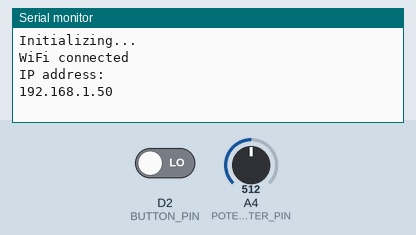
Recording of a sketch running on a simulated Arduino MKR. Shown: the last lines printed to the serial monitor. The inputs (shaded band) are chosen by the test bench; at power-on: A4 (POTENTIOMETER_PIN) = 512, D2 (BUTTON_PIN) LOW. WiFi joins after 1.5 s; servers stay silent unless stated.

Above: at 2.8 s.
2.9 s: A4 (POTENTIOMETER_PIN) set to 716
At 12.6 s:
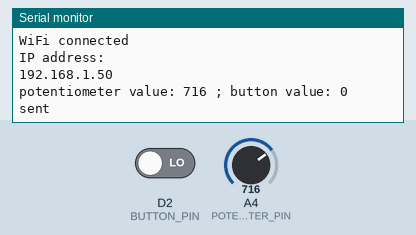
17.9 s: A4 (POTENTIOMETER_PIN) set to 900
At 32.5 s:
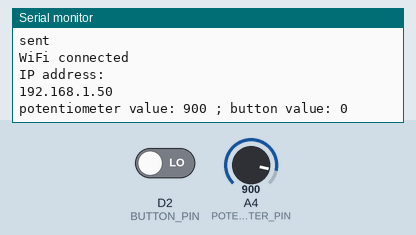
32.9 s: D2 (BUTTON_PIN) driven HIGH
At 42.7 s:
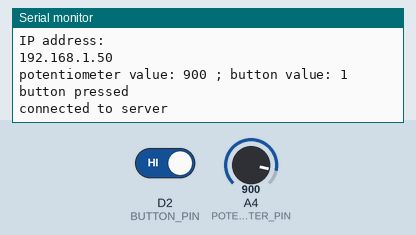

Measured:
- after the input at 2.9 s, the serial monitor: prints a new line after 8.7 s (image 1)
- after the input at 17.9 s, the serial monitor: prints a new line after 3.7 s (image 2)
- after the input at 32.9 s, the serial monitor: prints a new line after 8.7 s (image 3)

The sketch:

sketch_iot.ino
```cpp
#include <string.h>
#include <SPI.h>
#include <WiFiNINA.h>
#include <Wire.h>
#include <DHT.h>
#include <OneWire.h>
#include <DallasTemperature.h>
#include <MQTT.h>

/* Objects to handle WiFi connectivity */
WiFiClient wifi_client ;
MQTTClient mqtt_client ;

/* Server address */
byte server[] = { 192, 168, 1, 131 };

/*Potentiometer is connected to Analog pin 4*/
#define POTENTIOMETER_PIN A4

#define BUTTON_PIN 2

/* Wifi info*/
const char* wifi_ssid     = "lab-iot-1";
const char* wifi_password = "lab-iot-1";

/*MQTT info*/
const char* mqtt_host = "max.isasecret.com" ;
const uint16_t mqtt_port =  1723 ;

/* Some variables to handle measurements. */
int potentiometerValue ;
int buttonState = 0;
int pot0 = 0;

/*MQTT topic for switch light*/
String topic = "/switchLight/-10"  ;

uint32_t t0, t ;

/* Time between displays. */
#define DELTA_T 10000

void Wifireconnect() {
// Loop until we're reconnected
 while (WiFi.status() != WL_CONNECTED) {
    digitalWrite(LED_BUILTIN, HIGH) ;
    delay(500);
    digitalWrite(LED_BUILTIN, LOW) ;
    Serial.print(".");
    delay(500);
  }

  Serial.print("\n");
  Serial.print("WiFi connected\n");
  Serial.print("IP address: \n");
  Serial.print(WiFi.localIP());
  Serial.print("\n") ;
}

void setup() {
  Serial.begin(9600) ;
  delay(100) ;
  Serial.println("Initializing...\n") ;

  WiFi.begin(wifi_ssid, wifi_password) ;
  Wifireconnect();
  mqtt_client.begin(mqtt_host, wifi_client) ;
//  mqtt_client.onMessage() ;

  // initialize the Potentiometer and button pin as inputs:
  pinMode(POTENTIOMETER_PIN, INPUT);
  pinMode(BUTTON_PIN, INPUT);

  // Time begins now!
  t0 = t = millis() ;
}

void loop() {
   mqtt_client.loop() ;
     if ( ! mqtt_client.connected() ) {
   }

   t = millis() ;
   if ( (t - t0) >= DELTA_T ) {
    Wifireconnect();
    t0 = t ;

    // read the states:
    buttonState = digitalRead(BUTTON_PIN);
    potentiometerValue = analogRead(POTENTIOMETER_PIN);

    Serial.print("potentiometer value: ");
    Serial.print(potentiometerValue);

    Serial.print(" ; button value: ");
    Serial.println(buttonState);

    if(buttonState ==1)
        {
        Serial.println("button pressed");

        if (wifi_client.connect(server, 80)) {
            Serial.println("connected to server");
            // Make a HTTP request:
            wifi_client.println("PUT /api/0KX7DYkM6LgQ2rDmuF3zr94QY5TrsYLAqWmeIGQN/lights/15/state HTTP/1.1");
            wifi_client.println("Host: 192.168.1.131");
            wifi_client.println("Connection: keep-alive");
            wifi_client.println("Content-Type: application/json");
            wifi_client.println("Content-Length: 51");
            wifi_client.println();
            wifi_client.println("{\"on\":true}");
             mqtt_client.publish(String(topic + "/HELLO").c_str(), String(millis())) ;
          }
          else{
        Serial.println("not connected/sending");
         }
  }

  if (abs(pot0-potentiometerValue) > 10){
    if (wifi_client.connect(server, 80)){
        wifi_client.println("PUT /api/0KX7DYkM6LgQ2rDmuF3zr94QY5TrsYLAqWmeIGQN/lights/15/state HTTP/1.1");
        wifi_client.println("Host: 192.168.1.131");
        wifi_client.println("Connection: keep-alive");
        wifi_client.println("Content-Type: application/json");
        wifi_client.println("Content-Length: 51");
        wifi_client.println();
        wifi_client.print("{\"on\":true,\"sat\":255,\"bri\":");
        wifi_client.print(potentiometerValue);
        wifi_client.println("}");
        Serial.println("sent");
    }
    else{
        Serial.println("not connected/sending");
     }
  }
  pot0=potentiometerValue;

   // TODO get current status of light to make the switch flexible
 /* String getLightStatus(){
     if (wifi_client.connect(server, 80)) {
            Serial.println("connected to server");
            // Make a HTTP request:
            wifi_client.println("GET /api/0KX7DYkM6LgQ2rDmuF3zr94QY5TrsYLAqWmeIGQN/lights/14/state HTTP/1.1");
            wifi_client.println("Host: 192.168.1.131");
            wifi_client.println("Connection: keep-alive");
            wifi_client.println("Content-Type: application/json");
            wifi_client.println("Content-Length: 51");
            wifi_client.println();
            wifi_client.println("{\"on\":true}");
          }
          else{
        Serial.println("not connected/sending");
         }
    }*/
}

}
```
